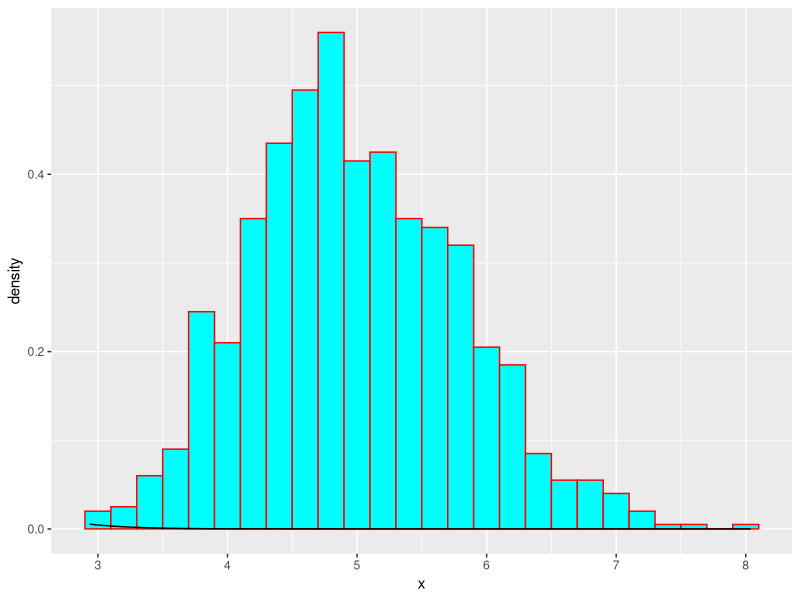

Source code (R):
## ---- chunk 1
lambda<-0.2
x <- NULL
num_exponentials <- 40
set.seed(1000)

for(i in 1:1000) {
   x <- c(x, mean(rexp(num_exponentials, lambda)))
}
## ---- chunk 2
1/lambda
#5
## ---- chunk 3
mean(x)
## ---- chunk 4
sd(x)
## ---- chunk 5
(1/lambda)/(sqrt(num_exponentials))
## ---- chunk 6
var(x)
## ---- chunk 7
((1/lambda)/(sqrt(num_exponentials)))^2
## ---- chunk 8
library(ggplot2)
xdata <- as.data.frame(x)
ggplot(data = xdata, aes(x = x)) + geom_histogram(aes(y = ..density..), fill = I("cyan"), 
    binwidth = 0.2, color = I("red")) + stat_function(fun = dnorm, arg = list(mean = 5, 
    sd = sd(x)))
## ---- chunk 9
mean(x) + c(-1, 1) * 1.96 * sd(x)/sqrt(nrow(xdata))
